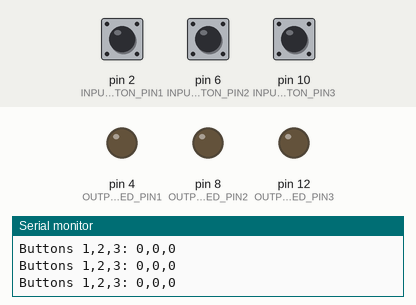
Recording of a sketch running on a simulated Arduino Uno, built with avr-gcc and run on an emulated ATmega328P. Shown: output pins drawn as LEDs (lit = HIGH), the last lines printed to the serial monitor. The test bench sets the inputs (shaded band); at power-on: pin 2 (INPUT_BUTTON_PIN1) LOW, pin 6 (INPUT_BUTTON_PIN2) LOW, pin 10 (INPUT_BUTTON_PIN3) LOW.

Above: at 1.2 s.
1.3 s: pin 2 (INPUT_BUTTON_PIN1) pulled HIGH for 0.15 s
At 1.38 s:
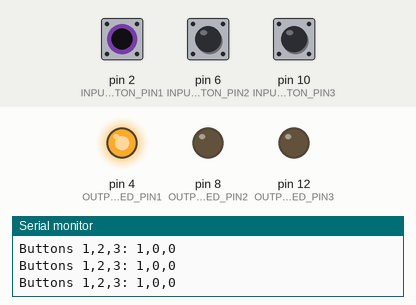
2.9 s: pin 6 (INPUT_BUTTON_PIN2) pulled HIGH for 0.15 s
At 2.99 s:
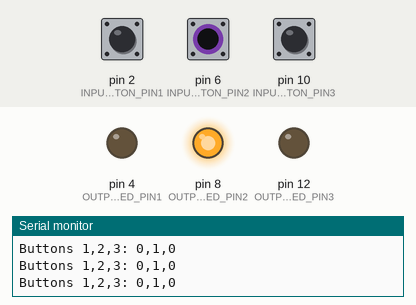
4.5 s: pin 10 (INPUT_BUTTON_PIN3) pulled HIGH for 0.15 s
At 4.6 s:
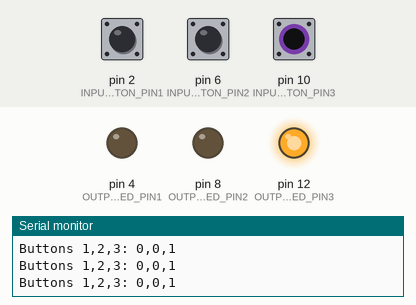
6.1 s: pin 10 (INPUT_BUTTON_PIN3) pulled HIGH for 3.2 s
At 9.7 s:
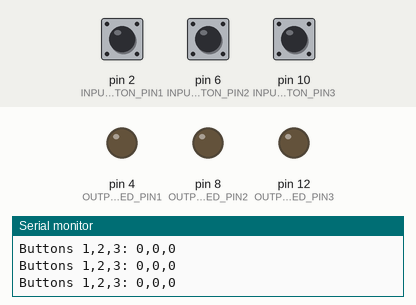
10.8 s: pin 2 (INPUT_BUTTON_PIN1) pulled HIGH for 3.2 s
At 11.7 s:
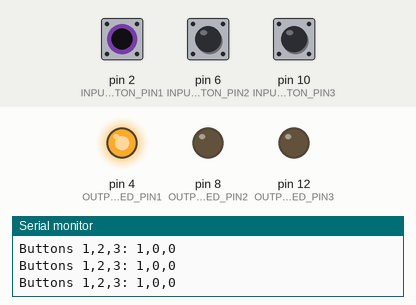
15.5 s: pin 2 (INPUT_BUTTON_PIN1) driven HIGH and pin 6 (INPUT_BUTTON_PIN2) driven HIGH
At 16.7 s:
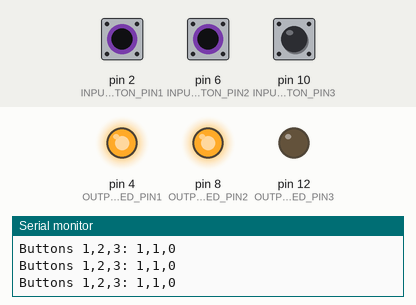
Timing chart, 0 to 18.0 s (numbered marks = the images above; inputs shaded):
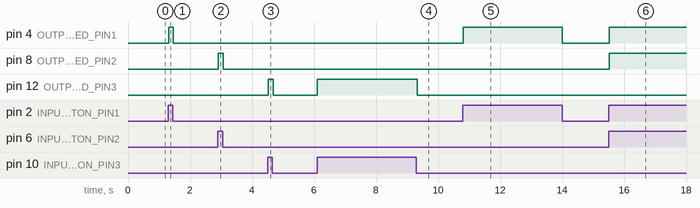

The sketch:

buttonsAndLeds.ino
```cpp
const int INPUT_BUTTON_PIN1 = 2;
const int INPUT_BUTTON_PIN2 = 6;
const int INPUT_BUTTON_PIN3 = 10;
const int OUTPUT_LED_PIN1 = 4;
const int OUTPUT_LED_PIN2 = 8;
const int OUTPUT_LED_PIN3 = 12;
const int DELAY = 30;
const int BAUD_RATE = 9600;

void setup() {
  // set button pins to input
  pinMode(INPUT_BUTTON_PIN1, INPUT);
  pinMode(INPUT_BUTTON_PIN2, INPUT);
  pinMode(INPUT_BUTTON_PIN3, INPUT);
  // set LED pins to output
  pinMode(OUTPUT_LED_PIN1, OUTPUT);
  pinMode(OUTPUT_LED_PIN2, OUTPUT);
  pinMode(OUTPUT_LED_PIN3, OUTPUT);
  Serial.begin(BAUD_RATE); // for printing to console
}

void loop() {
  // get current values of button input pins
  int buttonVal1 = digitalRead(INPUT_BUTTON_PIN1); // returns 0 (LOW) or 1 (HIGH)
  int buttonVal2 = digitalRead(INPUT_BUTTON_PIN2); // returns 0 (LOW) or 1 (HIGH)
  int buttonVal3 = digitalRead(INPUT_BUTTON_PIN3); // returns 0 (LOW) or 1 (HIGH)
  // print out values of button input pins
  Serial.print("Buttons 1,2,3: ");
  Serial.print(buttonVal1);
  Serial.print(",");
  Serial.print(buttonVal2);
  Serial.print(",");
  Serial.println(buttonVal3);
  // set LED output pins to values of button input pins
  digitalWrite(OUTPUT_LED_PIN1, buttonVal1);
  digitalWrite(OUTPUT_LED_PIN2, buttonVal2);
  digitalWrite(OUTPUT_LED_PIN3, buttonVal3);
  delay(DELAY); // delay
}
```

Blinker.cpp
```cpp
#include "Blinker.h"

/**
* This Blinker constructor takes parameters pin and blinkInterval,
* pin specifies the output pin, and blinkInterval specifies the time
* in between each blink of the LED
*/
Blinker::Blinker(const int pin, const unsigned long blinkInterval) :
  _pin(pin), _interval(blinkInterval) // initialize const like this in C++
{
  _state = LOW;
  _prevTime = 0;
  pinMode(_pin, OUTPUT);
}

/**
* Calculates whether to toggle output state based on the set interval
* Call this function once per loop()
*/
void Blinker::update() {
  unsigned long currentTime = millis();

  if (currentTime - _prevTime >= _interval) {
    _prevTime = currentTime;
    _state = !_state;
    digitalWrite(_pin, _state);
  }
}
```

Blinker.h
```cpp
/**
 * This class toggles output between HIGH and LOW for a given pin
 * based on the provided "blink" interval
 *
 * Usage:
 *  Blinker _ledBlinker(3, 200); // blinks Pin 3 on/off every 200 ms
 *
 *  loop(){
 *    _ledBlinker.update();
 *  }
 */

#include <Arduino.h>

class Blinker{

  private:
    const int _pin;                 // output pin
    const unsigned long _interval;  // blink interval in ms

    int _state;                     // current state (either HIGH OR LOW)
    unsigned long _prevTime;        // last state toggle in ms

  public:
    Blinker(const int pin, const unsigned long blinkInterval);
    void update();
};
```

Measured:
- after the input at 1.3 s, pin 4 (OUTPUT_LED_PIN1): LOW → HIGH at once, → LOW 0.15 s later
- after the input at 2.9 s, pin 8 (OUTPUT_LED_PIN2): LOW → HIGH at once, → LOW 0.15 s later
- after the input at 4.5 s, pin 12 (OUTPUT_LED_PIN3): LOW → HIGH at once, → LOW 0.15 s later
- after the input at 6.1 s, pin 12 (OUTPUT_LED_PIN3): LOW → HIGH at once, → LOW 3.2 s later
- after the input at 10.8 s, pin 4 (OUTPUT_LED_PIN1): LOW → HIGH at once, → LOW 3.2 s later
- after the input at 15.5 s, pin 4 (OUTPUT_LED_PIN1), pin 8 (OUTPUT_LED_PIN2): LOW → HIGH at once
